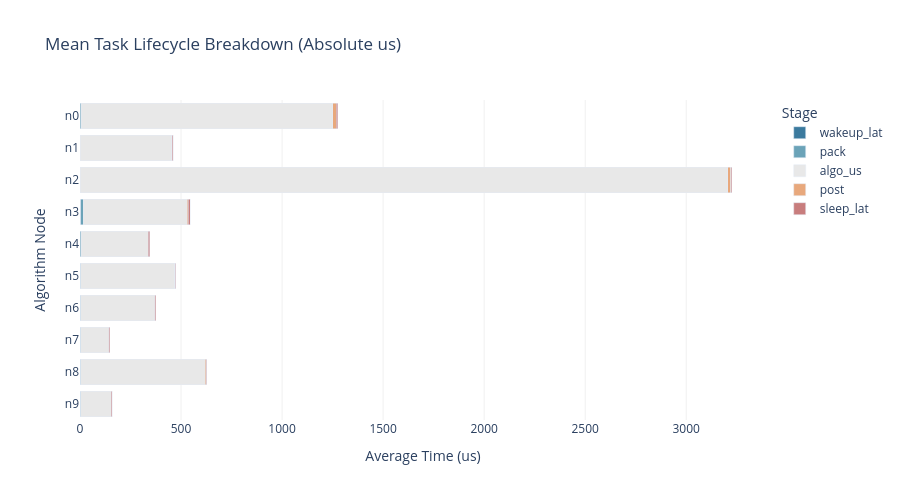
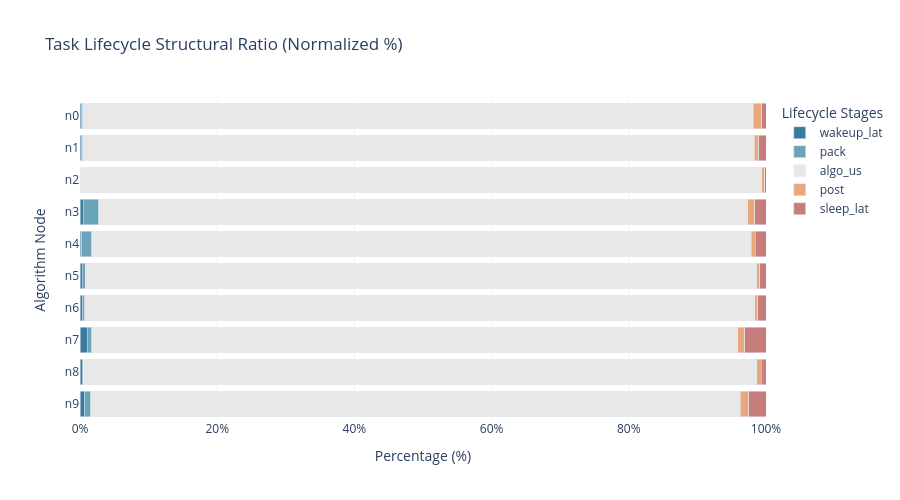

The notebook cell these images were saved under, in order:
### Markdown cell above
## 三、 各算法的唤醒、包装、分发效率分析
1. 手风琴式堆叠柱状图 (Accordion Stacked Bar Chart): 展示每个算法的唤醒、包装、分发、计算、后处理、休眠的时间占比。

### Code cell
import re
import plotly.express as px
import pandas as pd
import numpy as np

def draw_px_accordion_enhanced_us(df_jobs):
    """
    强化开销显示的风琴图 (单位回归为 us)
    """
    if df_jobs.empty:
        print("数据为空")
        return

    # 1. 均值计算 (直接使用原始 us 单位)
    cols = ["wakeup_lat", "pack", "algo_us", "post", "sleep_lat"]
    g = df_jobs.groupby("algo")[cols].mean().reset_index()

    # 2. 自然排序 (n0, n1, n2...)
    def extract_num(s):
        n = re.findall(r'\d+', str(s))
        return int(n[0]) if n else 0
    g['sort_idx'] = g['algo'].apply(extract_num)
    g = g.sort_values("sort_idx", ascending=False)

    # 3. 准备百分比数据 (归一化)
    g_pct = g.copy()
    g_pct['total'] = g_pct[cols].sum(axis=1)
    for col in cols:
        g_pct[col] = (g_pct[col] / g_pct['total']) * 100

    # --- 绘图 A：绝对耗时构成 (us) ---
    long_abs = g.melt(id_vars="algo", value_vars=cols, var_name="Stage", value_name="us")
    fig_abs = px.bar(
        long_abs, y="algo", x="us", color="Stage",
        orientation='h',
        color_discrete_map=PLA,
        title="Mean Task Lifecycle Breakdown (Absolute us)",
        labels={"us": "Time Duration (us)", "algo": "Algorithm Node"}
    )

    # 移除右侧的 Sched Overhead 标注
    # for i in range(len(g)):
    #     row = g.iloc[i]
    #     overhead = row["wakeup_lat"] + row["pack"] + row["post"] + row["sleep_lat"]
    #     fig_abs.add_annotation(
    #         x=row[cols].sum(),
    #         y=row["algo"],
    #         text=f" Sched:{overhead:.1f}us",
    #         showarrow=False,
    #         xanchor="left",
    #         font=dict(color="#A6192E", size=10, family="Arial Black")
    #     )

    fig_abs.update_layout(
        plot_bgcolor='white',
        barmode='stack',
        height=len(g)*35+150,
        xaxis=dict(gridcolor='#F0F0F0', title="Average Time (us)")
    )
    fig_abs.show()

    # --- 绘图 B：结构占比构成 (100% 归一化) ---
    long_pct = g_pct.melt(id_vars="algo", value_vars=cols, var_name="Stage", value_name="pct")
    fig_pct = px.bar(
        long_pct, y="algo", x="pct", color="Stage",
        orientation='h',
        color_discrete_map=PLA,
        title="Task Lifecycle Structural Ratio (Normalized %)",
        labels={"pct": "Composition Ratio (%)", "algo": "Algorithm Node"}
        # 删除 text_auto='.1f' 这行，不显示数据标签
    )

    fig_pct.update_layout(
        plot_bgcolor='white',
        barmode='stack',
        xaxis=dict(title="Percentage (%)", range=[0, 100], ticksuffix="%", gridcolor='#F0F0F0'),
        height=len(g)*35+150,
        legend_title="Lifecycle Stages"
    )
    fig_pct.show()

# 调用
draw_px_accordion_enhanced_us(analysis_df)

### Figure 1 — Plotly figure (JSON) as saved in the notebook; plotly's stock layout.template omitted (floating-point values rounded to 4 significant figures)
{"data": [{"hovertemplate": "Stage=wakeup_lat<br>Time Duration (us)=%{x}<br>Algorithm Node=%{y}<extra></extra>", "legendgroup": "wakeup_lat", "marker": {"color": "#3B7A9E", "pattern": {"shape": ""}}, "name": "wakeup_lat", "orientation": "h", "showlegend": true, "textposition": "auto", "x": [1.0, 2.0, 1.5, 1.5, 1.5, 1.0, 2.5, 1.0, 1.0, 2.0], "xaxis": "x", "y": ["n9", "n8", "n7", "n6", "n5", "n4", "n3", "n2", "n1", "n0"], "yaxis": "y", "type": "bar"}, {"hovertemplate": "Stage=pack<br>Time Duration (us)=%{x}<br>Algorithm Node=%{y}<extra></extra>", "legendgroup": "pack", "marker": {"color": "#6BA3B8", "pattern": {"shape": ""}}, "name": "pack", "orientation": "h", "showlegend": true, "textposition": "auto", "x": [1.5, 1.0, 1.0, 1.0, 2.0, 5.0, 12.5, 1.0, 1.0, 3.0], "xaxis": "x", "y": ["n9", "n8", "n7", "n6", "n5", "n4", "n3", "n2", "n1", "n0"], "yaxis": "y", "type": "bar"}, {"hovertemplate": "Stage=algo_us<br>Time Duration (us)=%{x}<br>Algorithm Node=%{y}<extra></extra>", "legendgroup": "algo_us", "marker": {"color": "#E8E8E8", "pattern": {"shape": ""}}, "name": "algo_us", "orientation": "h", "showlegend": true, "textposition": "auto", "x": [151.0, 616.5, 137.5, 365.5, 465.0, 330.5, 515.5, 3204.0, 451.0, 1246.0], "xaxis": "x", "y": ["n9", "n8", "n7", "n6", "n5", "n4", "n3", "n2", "n1", "n0"], "yaxis": "y", "type": "bar"}, {"hovertemplate": "Stage=post<br>Time Duration (us)=%{x}<br>Algorithm Node=%{y}<extra></extra>", "legendgroup": "post", "marker": {"color": "#E8A87C", "pattern": {"shape": ""}}, "name": "post", "orientation": "h", "showlegend": true, "textposition": "auto", "x": [2.0, 4.0, 1.5, 1.5, 2.0, 2.0, 5.5, 14.0, 3.0, 16.0], "xaxis": "x", "y": ["n9", "n8", "n7", "n6", "n5", "n4", "n3", "n2", "n1", "n0"], "yaxis": "y", "type": "bar"}, {"hovertemplate": "Stage=sleep_lat<br>Time Duration (us)=%{x}<br>Algorithm Node=%{y}<extra></extra>", "legendgroup": "sleep_lat", "marker": {"color": "#C87D7D", "pattern": {"shape": ""}}, "name": "sleep_lat", "orientation": "h", "showlegend": true, "textposition": "auto", "x": [4.0, 4.5, 4.5, 4.5, 4.5, 5.5, 9.0, 5.0, 5.0, 8.0], "xaxis": "x", "y": ["n9", "n8", "n7", "n6", "n5", "n4", "n3", "n2", "n1", "n0"], "yaxis": "y", "type": "bar"}], "layout": {"xaxis": {"anchor": "y", "domain": [0.0, 1.0], "title": {"text": "Average Time (us)"}, "gridcolor": "#F0F0F0"}, "yaxis": {"anchor": "x", "domain": [0.0, 1.0], "title": {"text": "Algorithm Node"}}, "legend": {"title": {"text": "Stage"}, "tracegroupgap": 0}, "title": {"text": "Mean Task Lifecycle Breakdown (Absolute us)"}, "barmode": "stack", "plot_bgcolor": "white", "height": 500}}

### Figure 2 — Plotly figure (JSON) as saved in the notebook; plotly's stock layout.template omitted (floating-point values rounded to 4 significant figures)
{"data": [{"hovertemplate": "Stage=wakeup_lat<br>Composition Ratio (%)=%{x}<br>Algorithm Node=%{y}<extra></extra>", "legendgroup": "wakeup_lat", "marker": {"color": "#3B7A9E", "pattern": {"shape": ""}}, "name": "wakeup_lat", "orientation": "h", "showlegend": true, "textposition": "auto", "x": [0.627, 0.3185, 1.027, 0.4011, 0.3158, 0.2907, 0.4587, 0.03101, 0.2169, 0.1569], "xaxis": "x", "y": ["n9", "n8", "n7", "n6", "n5", "n4", "n3", "n2", "n1", "n0"], "yaxis": "y", "type": "bar"}, {"hovertemplate": "Stage=pack<br>Composition Ratio (%)=%{x}<br>Algorithm Node=%{y}<extra></extra>", "legendgroup": "pack", "marker": {"color": "#6BA3B8", "pattern": {"shape": ""}}, "name": "pack", "orientation": "h", "showlegend": true, "textposition": "auto", "x": [0.9404, 0.1592, 0.6849, 0.2674, 0.4211, 1.453, 2.294, 0.03101, 0.2169, 0.2353], "xaxis": "x", "y": ["n9", "n8", "n7", "n6", "n5", "n4", "n3", "n2", "n1", "n0"], "yaxis": "y", "type": "bar"}, {"hovertemplate": "Stage=algo_us<br>Composition Ratio (%)=%{x}<br>Algorithm Node=%{y}<extra></extra>", "legendgroup": "algo_us", "marker": {"color": "#E8E8E8", "pattern": {"shape": ""}}, "name": "algo_us", "orientation": "h", "showlegend": true, "textposition": "auto", "x": [94.67, 98.17, 94.18, 97.73, 97.89, 96.08, 94.59, 99.35, 97.83, 97.73], "xaxis": "x", "y": ["n9", "n8", "n7", "n6", "n5", "n4", "n3", "n2", "n1", "n0"], "yaxis": "y", "type": "bar"}, {"hovertemplate": "Stage=post<br>Composition Ratio (%)=%{x}<br>Algorithm Node=%{y}<extra></extra>", "legendgroup": "post", "marker": {"color": "#E8A87C", "pattern": {"shape": ""}}, "name": "post", "orientation": "h", "showlegend": true, "textposition": "auto", "x": [1.254, 0.6369, 1.027, 0.4011, 0.4211, 0.5814, 1.009, 0.4341, 0.6508, 1.255], "xaxis": "x", "y": ["n9", "n8", "n7", "n6", "n5", "n4", "n3", "n2", "n1", "n0"], "yaxis": "y", "type": "bar"}, {"hovertemplate": "Stage=sleep_lat<br>Composition Ratio (%)=%{x}<br>Algorithm Node=%{y}<extra></extra>", "legendgroup": "sleep_lat", "marker": {"color": "#C87D7D", "pattern": {"shape": ""}}, "name": "sleep_lat", "orientation": "h", "showlegend": true, "textposition": "auto", "x": [2.508, 0.7166, 3.082, 1.203, 0.9474, 1.599, 1.651, 0.155, 1.085, 0.6275], "xaxis": "x", "y": ["n9", "n8", "n7", "n6", "n5", "n4", "n3", "n2", "n1", "n0"], "yaxis": "y", "type": "bar"}], "layout": {"xaxis": {"anchor": "y", "domain": [0.0, 1.0], "title": {"text": "Percentage (%)"}, "range": [0, 100], "ticksuffix": "%", "gridcolor": "#F0F0F0"}, "yaxis": {"anchor": "x", "domain": [0.0, 1.0], "title": {"text": "Algorithm Node"}}, "legend": {"title": {"text": "Lifecycle Stages"}, "tracegroupgap": 0}, "title": {"text": "Task Lifecycle Structural Ratio (Normalized %)"}, "barmode": "stack", "plot_bgcolor": "white", "height": 500}}
